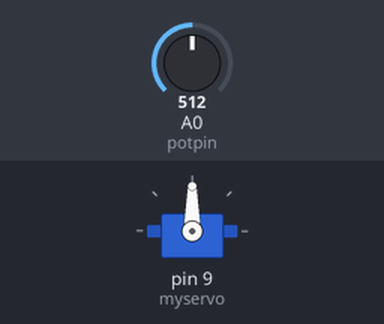
The sketch below on a simulated Arduino Uno, built with avr-gcc and run on an emulated ATmega328P. Parts: servo. The test bench sets the inputs (shaded band); at power-on: A0 (potpin) = 512.

Above: at 1.2 s.
1.3 s: A0 (potpin) set to 716
At 2.5 s:
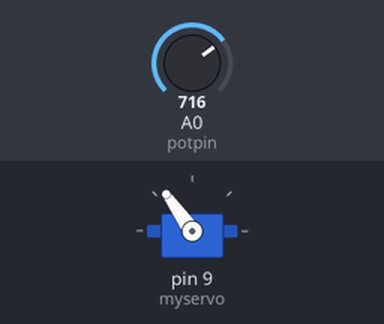
2.8 s: A0 (potpin) set to 900
At 3.3 s:
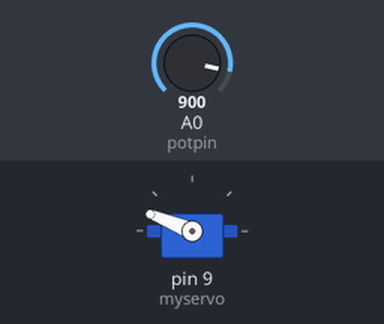
4.3 s: A0 (potpin) set to 1023
At 4.7 s:
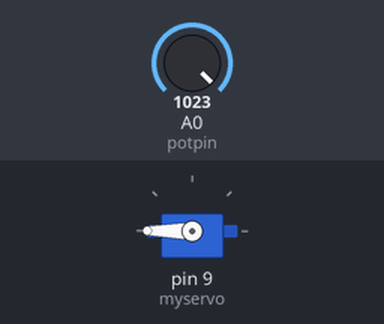
5.8 s: A0 (potpin) set to 306
At 6.8 s:
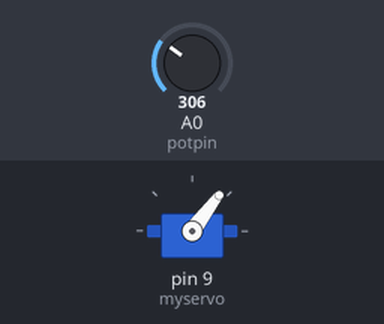
7.3 s: A0 (potpin) set to 122
At 8.2 s:
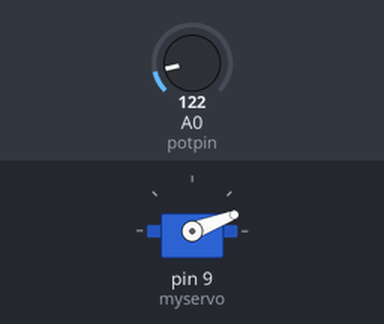
Timing chart, 0 to 9.8 s (numbered marks = the images above; inputs shaded):
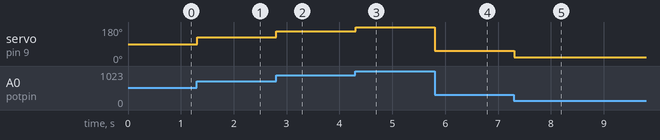

Measured:
- after the input at 1.3 s, servo on pin 9 (myservo): 90° → 125° at once
- after the input at 2.8 s, servo on pin 9 (myservo): 125° → 158° at once
- after the input at 4.3 s, servo on pin 9 (myservo): 158° → 180° at once
- after the input at 5.8 s, servo on pin 9 (myservo): 180° → 53° at once
- after the input at 7.3 s, servo on pin 9 (myservo): 53° → 21° at once

The sketch:

sketch.ino
```cpp
#include <Servo.h>
int potpin = A0;
int servopin = 9;
Servo myservo;
void setup() {
  // put your setup code here, to run once:
myservo.attach(9);
}

void loop() {
  // put your main code here, to run repeatedly:
int val = analogRead(potpin);
val = map(val, 0, 1023, 0, 180);
myservo.write(val);
delay(15);
}
```
